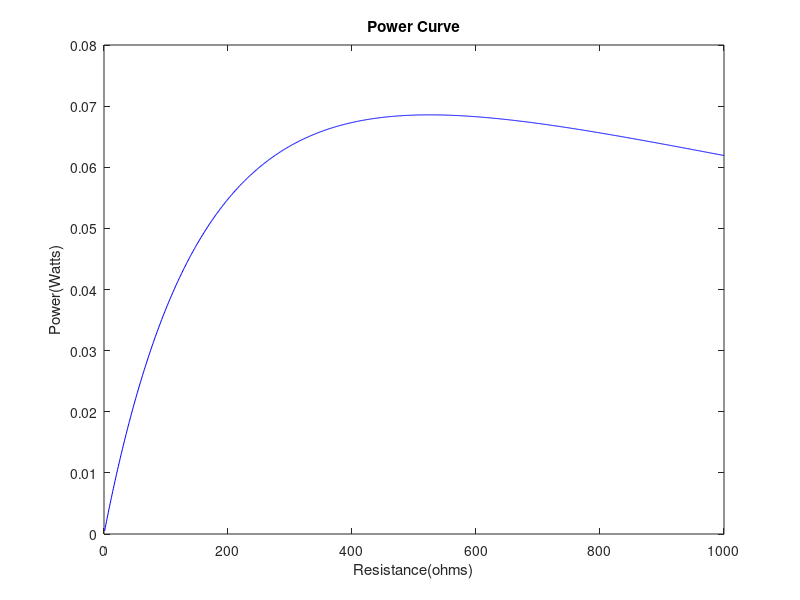

Recreate this plot in MATLAB.
%%%%%%%%%%%%%%%%%%%%%%%%%%%%%%%%%%%%%%%%%%%%%%%%%%%%%%%%%%%
%Jared Ross
%6/28/2017
%Models II
%%%%%%%%%%%%%%%%%%%%%%%%%%%%%%%%%%%%%%%%%%%%%%%%%%%%%%%%%%%
%Midterm
%Part 2 
%Problem 2 - Numeric Differentiation
%%%%%%%%%%%%%%%%%%%%%%%%%%%%%%%%%%%%%%%%%%%%%%%%%%%%%%%%%%%
%clean up 
clear all; 
clc; 
close all; 
RL = 1:1:1000; % A vector of values from 1 to 1000 incrementing by 1 
V = 12; %12 volts 
r = 525; % r  equals 525
for k = 1:length(RL) % for loop to store and calculate power for each resistance
    PL(k) = (V^2)*((RL(k))/(r + RL(k))^2); % calculating power 
end
%2pt estimate
for k = 1:length(PL) %for loop to determine 2pt estimate for power 
    P(k) = ((PL(k)+1) - (2*(PL(k))) + (PL(k)-1))/(1000^2); % 2pt estimate derivative 
end 
location = max(PL); % finding the location of the max power

plot(RL,PL,'b');
xlabel('Resistance(ohms)');
ylabel('Power(Watts)');
title('Power Curve');
fprintf('The Maximum Power given out is:%0.15f Watts \n',location);
fprintf('The Maximum resistance needed for max Power is:%i ohms \n',r);
% the maximum resistance of resistor load will reach its max when the resistance is the same as the resitacne of r 
% This is because of a power Theory 